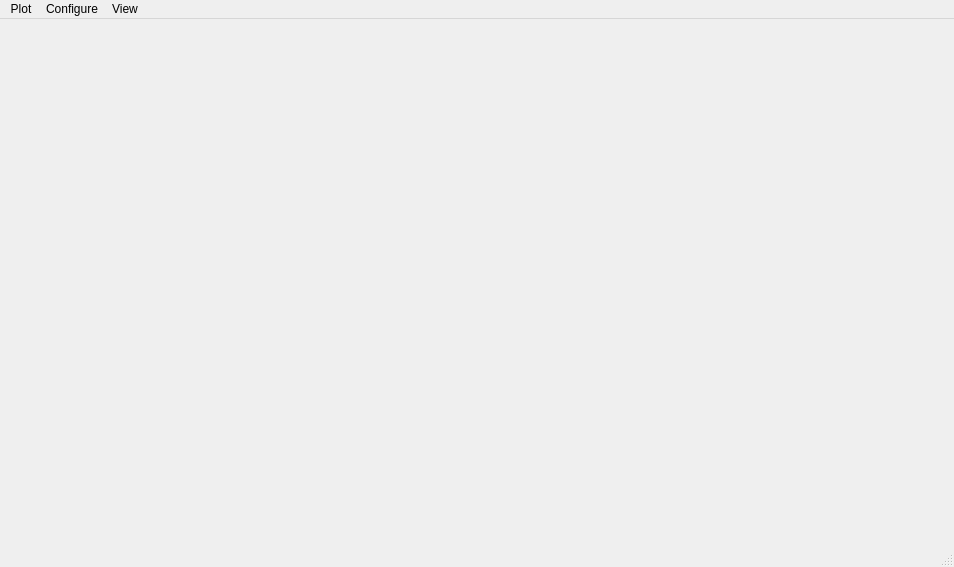
<?xml version="1.0" encoding="UTF-8"?>
<ui version="4.0">
 <class>WindowFoMPlot</class>
 <widget class="QMainWindow" name="WindowFoMPlot">
  <property name="geometry">
   <rect>
    <x>0</x>
    <y>0</y>
    <width>954</width>
    <height>567</height>
   </rect>
  </property>
  <property name="cursor">
   <cursorShape>UpArrowCursor</cursorShape>
  </property>
  <property name="windowTitle">
   <string>Figure of Merit</string>
  </property>
  <widget class="QWidget" name="centralwidget">
   <layout class="QGridLayout" name="gridLayout">
    <item row="0" column="0">
     <widget class="CalibratedPlot" name="qwtPlotFoM" native="true">
      <property name="canvasBackground" stdset="0">
       <brush brushstyle="NoBrush">
        <color alpha="255">
         <red>255</red>
         <green>255</green>
         <blue>255</blue>
        </color>
       </brush>
      </property>
     </widget>
    </item>
   </layout>
  </widget>
  <widget class="QMenuBar" name="menubar">
   <property name="geometry">
    <rect>
     <x>0</x>
     <y>0</y>
     <width>954</width>
     <height>21</height>
    </rect>
   </property>
   <widget class="QMenu" name="menuConfigure">
    <property name="title">
     <string>Configure</string>
    </property>
    <addaction name="actionOptions"/>
    <addaction name="actionRefresh"/>
    <addaction name="actionClear"/>
    <addaction name="separator"/>
    <addaction name="actionActiveCuts"/>
   </widget>
   <widget class="QMenu" name="menuFile">
    <property name="title">
     <string>Plot</string>
    </property>
    <widget class="QMenu" name="menuSave_separated_plots">
     <property name="title">
      <string>Save separated plots</string>
     </property>
     <addaction name="actionLower"/>
     <addaction name="actionUpper"/>
    </widget>
    <addaction name="actionSaveImage"/>
    <addaction name="actionSaveData"/>
    <addaction name="menuSave_separated_plots"/>
   </widget>
   <widget class="QMenu" name="menuView">
    <property name="title">
     <string>View</string>
    </property>
    <addaction name="actionRename_window"/>
    <addaction name="actionShowSeparatedPlots"/>
   </widget>
   <addaction name="menuFile"/>
   <addaction name="menuConfigure"/>
   <addaction name="menuView"/>
  </widget>
  <widget class="QStatusBar" name="statusbar"/>
  <action name="actionOptions">
   <property name="text">
    <string>Options</string>
   </property>
   <property name="shortcut">
    <string>C, O</string>
   </property>
  </action>
  <action name="actionSaveImage">
   <property name="text">
    <string>Save image</string>
   </property>
   <property name="shortcut">
    <string>P, I</string>
   </property>
  </action>
  <action name="actionSaveData">
   <property name="text">
    <string>Save data</string>
   </property>
   <property name="shortcut">
    <string>P, D</string>
   </property>
  </action>
  <action name="actionClose">
   <property name="text">
    <string>Close</string>
   </property>
  </action>
  <action name="actionRefresh">
   <property name="text">
    <string>Refresh</string>
   </property>
   <property name="shortcut">
    <string>C, R</string>
   </property>
  </action>
  <action name="actionActiveCuts">
   <property name="text">
    <string>Active cuts</string>
   </property>
   <property name="shortcut">
    <string>C, A</string>
   </property>
  </action>
  <action name="actionClear">
   <property name="text">
    <string>Clear</string>
   </property>
   <property name="shortcut">
    <string>C, C</string>
   </property>
  </action>
  <action name="actionRename_window">
   <property name="text">
    <string>Rename window</string>
   </property>
   <property name="shortcut">
    <string>F2</string>
   </property>
  </action>
  <action name="actionShowSeparatedPlots">
   <property name="checkable">
    <bool>true</bool>
   </property>
   <property name="text">
    <string>Show separated plots</string>
   </property>
  </action>
  <action name="actionLower">
   <property name="text">
    <string>Lower</string>
   </property>
  </action>
  <action name="actionUpper">
   <property name="text">
    <string>Upper</string>
   </property>
  </action>
 </widget>
 <customwidgets>
  <customwidget>
   <class>CalibratedPlot</class>
   <extends>QWidget</extends>
   <header>CalibratedPlot.h</header>
   <container>1</container>
  </customwidget>
 </customwidgets>
 <resources/>
 <connections>
  <connection>
   <sender>actionClose</sender>
   <signal>triggered()</signal>
   <receiver>WindowFoMPlot</receiver>
   <slot>onCloseClicked()</slot>
   <hints>
    <hint type="sourcelabel">
     <x>-1</x>
     <y>-1</y>
    </hint>
    <hint type="destinationlabel">
     <x>476</x>
     <y>283</y>
    </hint>
   </hints>
  </connection>
  <connection>
   <sender>actionSaveData</sender>
   <signal>triggered()</signal>
   <receiver>WindowFoMPlot</receiver>
   <slot>onSaveDataClicked()</slot>
   <hints>
    <hint type="sourcelabel">
     <x>-1</x>
     <y>-1</y>
    </hint>
    <hint type="destinationlabel">
     <x>476</x>
     <y>283</y>
    </hint>
   </hints>
  </connection>
  <connection>
   <sender>actionSaveImage</sender>
   <signal>triggered()</signal>
   <receiver>WindowFoMPlot</receiver>
   <slot>onSaveImageClicked()</slot>
   <hints>
    <hint type="sourcelabel">
     <x>-1</x>
     <y>-1</y>
    </hint>
    <hint type="destinationlabel">
     <x>476</x>
     <y>283</y>
    </hint>
   </hints>
  </connection>
  <connection>
   <sender>actionRefresh</sender>
   <signal>triggered()</signal>
   <receiver>WindowFoMPlot</receiver>
   <slot>onRefreshClicked()</slot>
   <hints>
    <hint type="sourcelabel">
     <x>-1</x>
     <y>-1</y>
    </hint>
    <hint type="destinationlabel">
     <x>476</x>
     <y>283</y>
    </hint>
   </hints>
  </connection>
  <connection>
   <sender>actionOptions</sender>
   <signal>triggered()</signal>
   <receiver>WindowFoMPlot</receiver>
   <slot>onOptionsClicked()</slot>
   <hints>
    <hint type="sourcelabel">
     <x>-1</x>
     <y>-1</y>
    </hint>
    <hint type="destinationlabel">
     <x>476</x>
     <y>283</y>
    </hint>
   </hints>
  </connection>
  <connection>
   <sender>actionActiveCuts</sender>
   <signal>triggered()</signal>
   <receiver>WindowFoMPlot</receiver>
   <slot>onActiveCutsClicked()</slot>
   <hints>
    <hint type="sourcelabel">
     <x>-1</x>
     <y>-1</y>
    </hint>
    <hint type="destinationlabel">
     <x>476</x>
     <y>283</y>
    </hint>
   </hints>
  </connection>
  <connection>
   <sender>actionClear</sender>
   <signal>triggered()</signal>
   <receiver>WindowFoMPlot</receiver>
   <slot>clearValues()</slot>
   <hints>
    <hint type="sourcelabel">
     <x>-1</x>
     <y>-1</y>
    </hint>
    <hint type="destinationlabel">
     <x>476</x>
     <y>283</y>
    </hint>
   </hints>
  </connection>
  <connection>
   <sender>actionRename_window</sender>
   <signal>triggered()</signal>
   <receiver>WindowFoMPlot</receiver>
   <slot>onRenameClicked()</slot>
   <hints>
    <hint type="sourcelabel">
     <x>-1</x>
     <y>-1</y>
    </hint>
    <hint type="destinationlabel">
     <x>476</x>
     <y>283</y>
    </hint>
   </hints>
  </connection>
  <connection>
   <sender>actionShowSeparatedPlots</sender>
   <signal>toggled(bool)</signal>
   <receiver>WindowFoMPlot</receiver>
   <slot>onShowSeparatedPlotsToggled(bool)</slot>
   <hints>
    <hint type="sourcelabel">
     <x>-1</x>
     <y>-1</y>
    </hint>
    <hint type="destinationlabel">
     <x>476</x>
     <y>283</y>
    </hint>
   </hints>
  </connection>
  <connection>
   <sender>actionLower</sender>
   <signal>triggered()</signal>
   <receiver>WindowFoMPlot</receiver>
   <slot>onSaveLowerClicked()</slot>
   <hints>
    <hint type="sourcelabel">
     <x>-1</x>
     <y>-1</y>
    </hint>
    <hint type="destinationlabel">
     <x>476</x>
     <y>283</y>
    </hint>
   </hints>
  </connection>
  <connection>
   <sender>actionUpper</sender>
   <signal>triggered()</signal>
   <receiver>WindowFoMPlot</receiver>
   <slot>onSaveUpperClicked()</slot>
   <hints>
    <hint type="sourcelabel">
     <x>-1</x>
     <y>-1</y>
    </hint>
    <hint type="destinationlabel">
     <x>476</x>
     <y>283</y>
    </hint>
   </hints>
  </connection>
 </connections>
 <slots>
  <slot>onSaveDataClicked()</slot>
  <slot>onSaveImageClicked()</slot>
  <slot>onRefreshClicked()</slot>
  <slot>onOptionsClicked()</slot>
  <slot>onActiveCutsClicked()</slot>
  <slot>clearValues()</slot>
  <slot>onRenameClicked()</slot>
  <slot>onShowSeparatedPlotsToggled(bool)</slot>
  <slot>onSaveLowerClicked()</slot>
  <slot>onSaveUpperClicked()</slot>
 </slots>
</ui>
